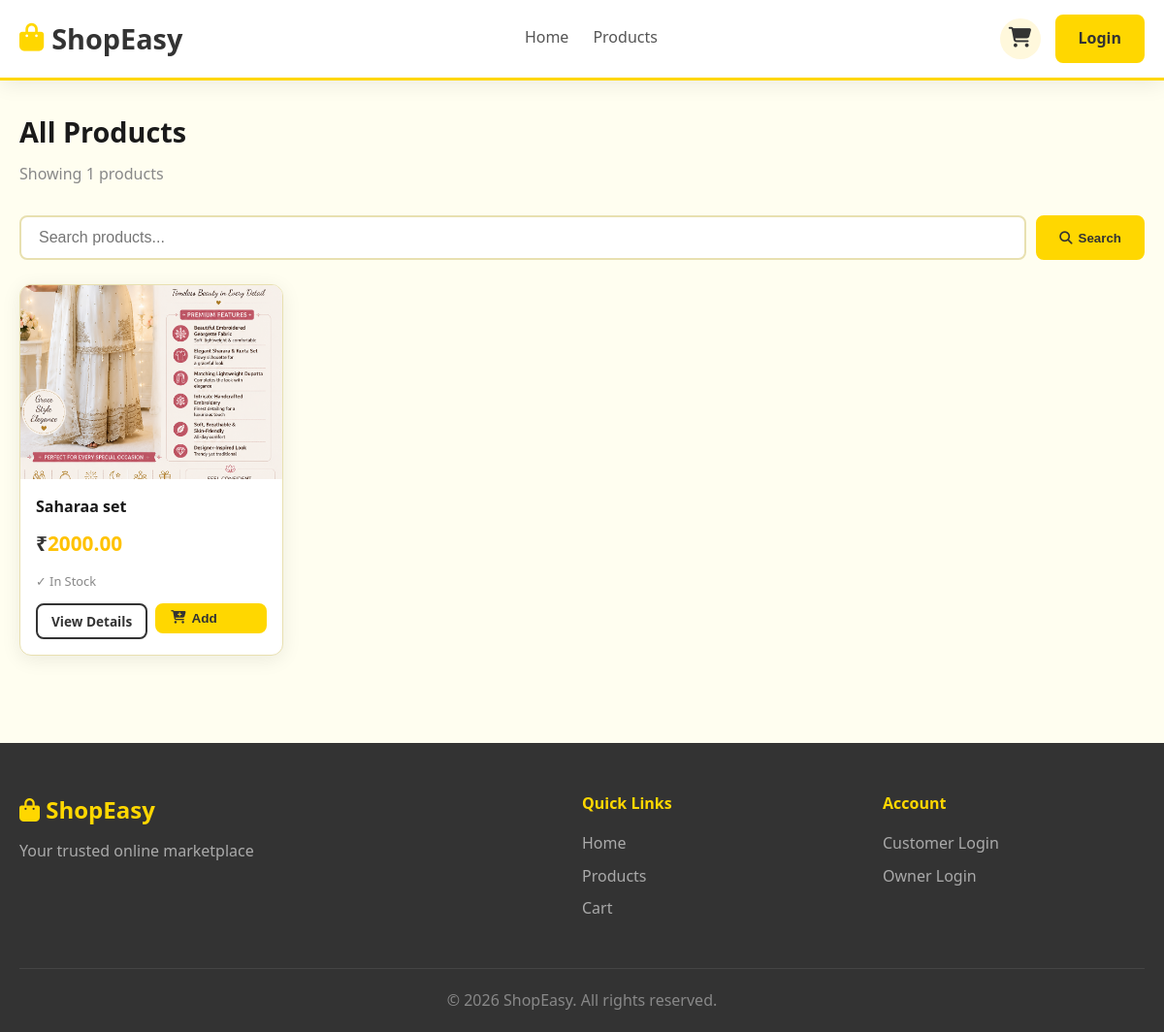
Screenshot of /products/ with the database file from the repository.
### store/models.py (models this page shows, shortened)
class Product(models.Model):
    owner = models.ForeignKey(CustomUser, on_delete=models.CASCADE, related_name='products')
    category = models.ForeignKey(Category, on_delete=models.SET_NULL, null=True, blank=True)
    name = models.CharField(max_length=200)
    slug = models.SlugField(unique=True)
    description = models.TextField()
    price = models.DecimalField(max_digits=10, decimal_places=2)
    stock = models.PositiveIntegerField(default=0)
    image = models.ImageField(upload_to='products/', blank=True, null=True)
    is_available = models.BooleanField(default=True)
    created_at = models.DateTimeField(auto_now_add=True)
    updated_at = models.DateTimeField(auto_now=True)
    @property
    def is_in_stock(self):
        return self.stock > 0

### store/views.py (the view)
# urls.py: path('products/', views.product_list, name='product_list'),
def product_list(request):
    products = Product.objects.filter(is_available=True)
    categories = Category.objects.all()
    query = request.GET.get('q', '')
    category_slug = request.GET.get('category', '')
    if query:
        products = products.filter(Q(name__icontains=query) | Q(description__icontains=query))
    if category_slug:
        category = get_object_or_404(Category, slug=category_slug)
        products = products.filter(category=category)
    return render(request, 'store/product_list.html', {
        'products': products,
        'categories': categories,
        'query': query,
        'selected_category': category_slug,
    })

### store/context_processors.py (called while the page is built)
def cart_count(request):
    count = 0
    try:
        if request.user.is_authenticated:
            cart = Cart.objects.filter(customer=request.user).first()
        else:
            if request.session.session_key:
                cart = Cart.objects.filter(session_key=request.session.session_key, customer=None).first()
            else:
                cart = None
        if cart:
            count = cart.get_count()
    except Exception:
        pass
    return {'cart_count': count}

### store/templates/store/product_list.html (shortened to what this page needs)
{% extends 'base.html' %}
{% block content %}
<div style="padding: 30px 0;">
    <h1 class="section-title">All Products</h1>
    <p class="section-subtitle">Showing {{ products.count }} products</p>
    <form method="get" class="search-bar">
        <input type="text" name="q" value="{{ query }}" placeholder="Search products...">
        <button type="submit" class="btn-primary"><i class="fas fa-search"></i> Search</button>
    </form>
    {% if products %}
    <div class="products-grid">
        {% for product in products %}
        <div class="product-card">
            <div class="product-img">
                {% if product.image %}<img src="{{ product.image.url }}" alt="{{ product.name }}">
                {% else %}<i class="fas fa-box no-img"></i>{% endif %}
            </div>
            <div class="product-info">
                <h3 class="product-name">{{ product.name }}</h3>
                <p class="product-price">₹<span>{{ product.price }}</span></p>
                <p class="product-stock {% if not product.is_in_stock %}out{% endif %}">
                    {% if product.is_in_stock %}✓ In Stock{% else %}✗ Out of Stock{% endif %}
                </p>
                <div class="product-actions">
                    <a href="{% url 'store:product_detail' product.slug %}" class="btn-outline btn-sm">View Details</a>
                    {% if product.is_in_stock and not user.is_owner %}
                    <form method="post" action="{% url 'store:add_to_cart' product.id %}" style="flex:1">
                        <button type="submit" class="btn-primary btn-sm" style="width:100%">
                            <i class="fas fa-cart-plus"></i> Add
                        </button>
                    </form>
                    {% endif %}
                </div>
            </div>
        </div>
        {% endfor %}
    </div>
    {% endif %}
</div>
{% endblock %}

### store/static/store/css/style.css (style rules this page uses)
:root { --primary: #FFD700; --primary-dark: #FFC200; --primary-light: #FFF8DC; --secondary: #333333; --text-dark: #1a1a1a; --text-medium: #555555; --text-light: #888888; --white: #ffffff; --bg-light: #FFFEF0; --border: #E8E0B0; --shadow: 0 4px 20px rgba(0,0,0,0.08); --shadow-hover: 0 8px 30px rgba(255,215,0,0.25); --radius: 12px; --radius-sm: 8px; --transition: all 0.3s ease; }
* { margin: 0; padding: 0; box-sizing: border-box; }
body { font-family: 'Segoe UI', system-ui, sans-serif; background: var(--bg-light); color: var(--text-dark); line-height: 1.6; }
a { text-decoration: none; color: inherit; transition: var(--transition); }
img { max-width: 100%; height: auto; }
.btn-primary { background: var(--primary); color: var(--secondary); padding: 10px 22px; border-radius: var(--radius-sm); font-weight: 700; border: 2px solid var(--primary); cursor: pointer; transition: var(--transition); display: inline-flex; align-items: center; gap: 6px; }
.btn-outline { background: transparent; color: var(--secondary); padding: 10px 22px; border-radius: var(--radius-sm); font-weight: 600; border: 2px solid var(--secondary); cursor: pointer; transition: var(--transition); display: inline-flex; align-items: center; gap: 6px; }
.btn-sm { padding: 6px 14px; font-size: 0.85rem; }
.section-title { font-size: 1.8rem; font-weight: 800; color: var(--text-dark); margin-bottom: 8px; }
.section-subtitle { color: var(--text-light); margin-bottom: 30px; }
.products-grid { display: grid; grid-template-columns: repeat(auto-fill, minmax(250px, 1fr)); gap: 24px; }
.product-card { background: var(--white); border-radius: var(--radius); overflow: hidden; box-shadow: var(--shadow); transition: var(--transition); border: 1px solid var(--border); }
.product-img { height: 200px; overflow: hidden; background: var(--primary-light); display: flex; align-items: center; justify-content: center; }
.product-img img { width: 100%; height: 100%; object-fit: cover; }
.product-info { padding: 16px; }
.product-name { font-size: 1rem; font-weight: 700; margin-bottom: 8px; color: var(--text-dark); }
.product-price { font-size: 1.3rem; font-weight: 800; color: var(--secondary); margin-bottom: 12px; }
.product-price span { color: var(--primary-dark); }
.product-stock { font-size: 0.8rem; color: var(--text-light); margin-bottom: 12px; }
.product-actions { display: flex; gap: 8px; }
.search-bar { display: flex; gap: 10px; margin-bottom: 25px; }
.search-bar input { flex: 1; padding: 12px 18px; border: 2px solid var(--border); border-radius: var(--radius-sm); font-size: 1rem; }

### rows the page displays
Product: image (picture), name "Saharaa set", price "2000.00", stock "✓ In Stock"

### other values shown
{{ products.count }} "1"
